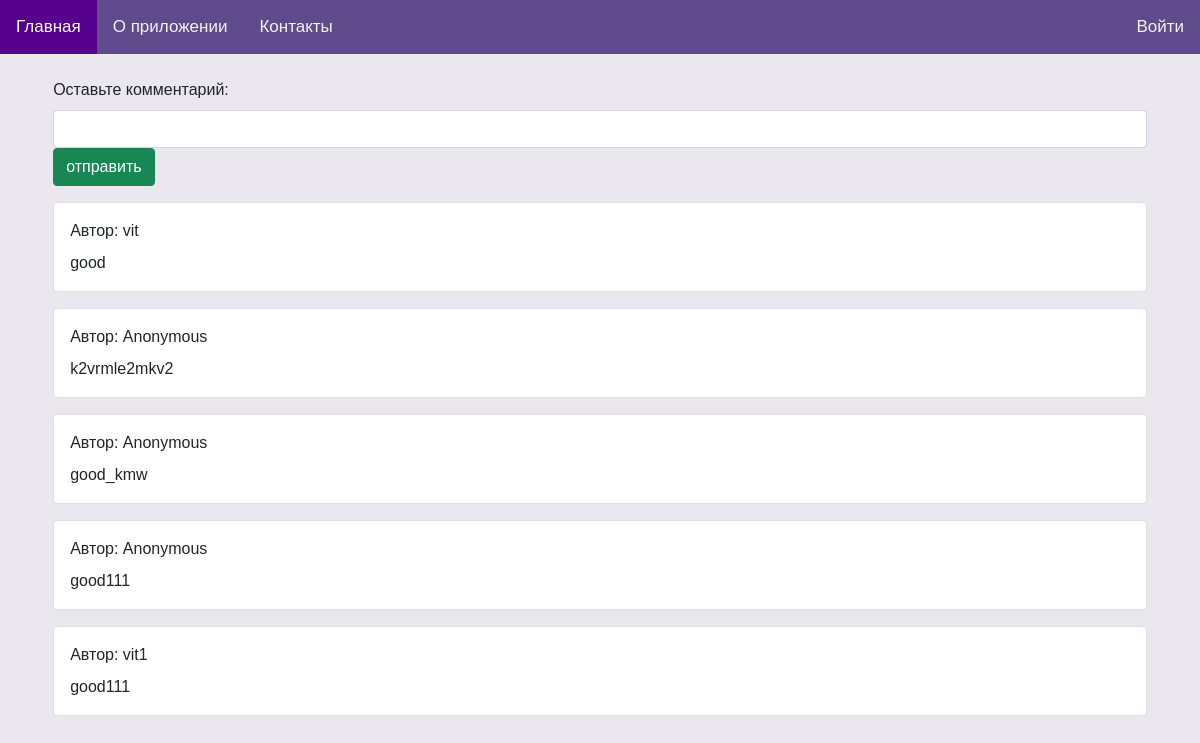
Page /comments/3/1 on the earlier database version.
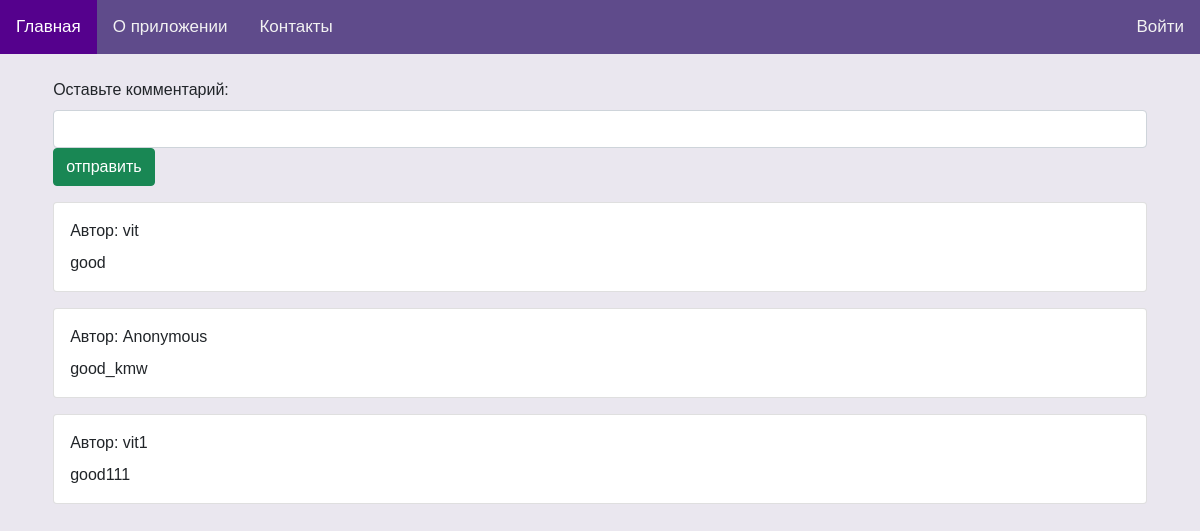
Same page on the later database version.
### tables this page shows
CREATE TABLE comments (
    id INTEGER PRIMARY KEY AUTOINCREMENT,
    post_id INTEGER not null,
    user_id INTEGER not null,
    text TEXT NOT NULL,
    author text not null,
    foreign key (post_id) references posts,
    foreign key (user_id) references posts);

### server.py (the view, shortened to what this page needs)
@app.route('/comments/<post_id>/<user_id>', methods=('GET', 'POST'))
def comments(post_id, user_id):
    conn = get_db_connection()
    comments = conn.execute('select * from comments where post_id = ?',
                            (post_id,)).fetchall()
    return render_template('comments/comments.html', comments=comments)

### server.py (called while the page is built)
def get_db_connection():
    conn = sqlite3.connect('blog.db')
    conn.row_factory = sqlite3.Row
    return conn

### templates/comments/comments.html (shortened to what this page needs)
{% extends 'main/layout.html' %}
{% block content_layout %}
    <form class="comment-form" method="POST">
        <div class="mb-3">
            <label for="comment" class="form-label">Оставьте комментарий:</label>
            <input type="text" class="form-control" id="comment" name="comment" required>
            <button type="submit" class="btn btn-success">отправить</button>
        </div>
    </form>
    <section class="comments">
        {% for comment in comments %}
            <div class="card mb-3 comments__item">
                <div class="card-body">
                    <p class="comment__author card-title">Автор: {{ comment['author'] }}</p>
                    <p class="comments__text card-text">{{ comment['text'] }}</p>
                </div>
            </div>
        {% endfor %}
    </section>
{% endblock %}

Differences in the rows shown:
removed comments: author "Anonymous", text "k2vrmle2mkv2"
removed comments: author "Anonymous", text "good111"
